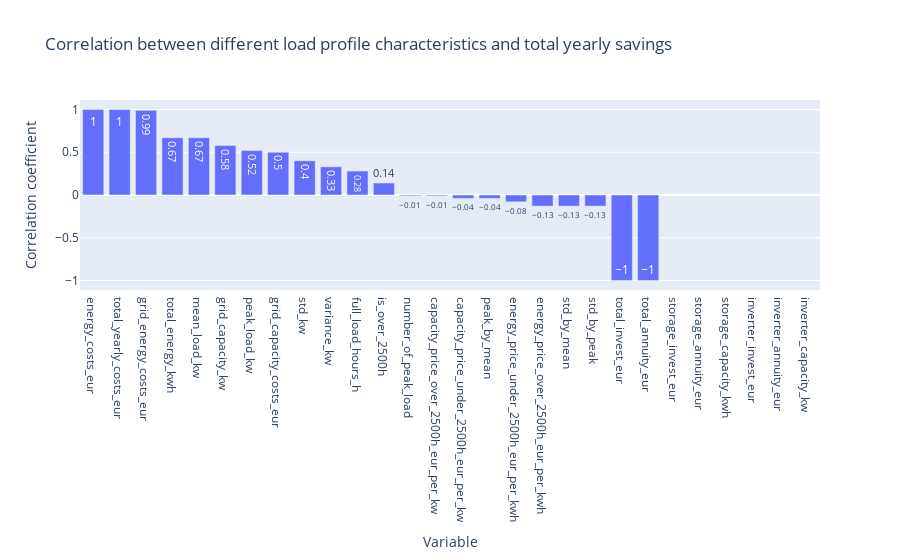

Notebook cell for this chart:
### Code cell
abs_corr_fig_df = abs_correlations_df[["total_yearly_costs_eur"]].round(2)
abs_corr_fig_df.sort_values("total_yearly_costs_eur", inplace=True, ascending=False)
abs_corr_fig = px.bar(
    data_frame=abs_corr_fig_df,
    y="total_yearly_costs_eur",
    text_auto=True,
    title="Correlation between different load profile characteristics and total yearly savings")
abs_corr_fig.update_layout(yaxis_title="Correlation coefficient", xaxis_title="Variable")
abs_corr_fig.show()

### Figure 1 — Plotly figure (JSON) as saved in the notebook; plotly's stock layout.template omitted (floating-point values rounded to 4 significant figures)
{"data": [{"alignmentgroup": "True", "hovertemplate": "index=%{x}<br>total_yearly_costs_eur=%{y}<extra></extra>", "legendgroup": "", "marker": {"color": "#636efa", "pattern": {"shape": ""}}, "name": "", "offsetgroup": "", "orientation": "v", "showlegend": false, "textposition": "auto", "texttemplate": "%{y}", "type": "bar", "x": ["energy_costs_eur", "total_yearly_costs_eur", "grid_energy_costs_eur", "total_energy_kwh", "mean_load_kw", "grid_capacity_kw", "peak_load_kw", "grid_capacity_costs_eur", "std_kw", "variance_kw", "full_load_hours_h", "is_over_2500h", "number_of_peak_load", "capacity_price_over_2500h_eur_per_kw", "capacity_price_under_2500h_eur_per_kw", "peak_by_mean", "energy_price_under_2500h_eur_per_kwh", "energy_price_over_2500h_eur_per_kwh", "std_by_mean", "std_by_peak", "total_invest_eur", "total_annuity_eur", "storage_invest_eur", "storage_annuity_eur", "storage_capacity_kwh", "inverter_invest_eur", "inverter_annuity_eur", "inverter_capacity_kw"], "xaxis": "x", "y": [1, 1, 0.99, 0.67, 0.67, 0.58, 0.52, 0.5, 0.4, 0.33, 0.28, 0.14, -0.01, -0.01, -0.04, -0.04, -0.08, -0.13, -0.13, -0.13, -1, -1, null, null, null, null, null, null], "yaxis": "y"}], "layout": {"barmode": "relative", "legend": {"tracegroupgap": 0}, "title": {"text": "Correlation between different load profile characteristics and total yearly savings"}, "xaxis": {"anchor": "y", "domain": [0, 1], "title": {"text": "Variable"}}, "yaxis": {"anchor": "x", "domain": [0, 1], "title": {"text": "Correlation coefficient"}}}}
